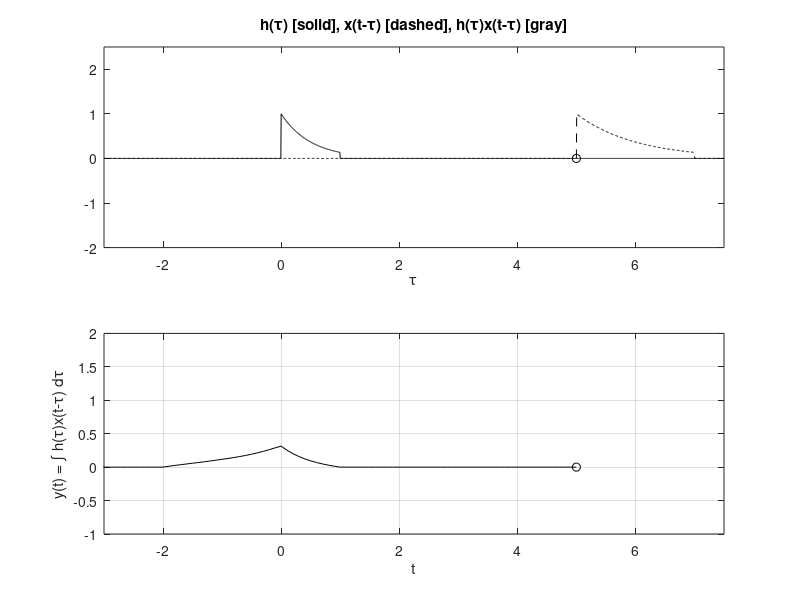

Recreate this plot in MATLAB.

% 3 ===========================================================

%{
% Create figure window and make visible on screen

u = @(t) 1.0*(t>=0);
x = @(t) 0.5*(u(t-4)-u(t-6));
h = @(t) 1.0*(u(t+5)-u(t+4));

dtau = 0.005; tau = -6:dtau:2.5;
ti = 0;
tvec = -5:.1:5;

y = NaN*zeros(1,length(tvec)); % Pre-allocate memory
for t = tvec
ti = ti+1; % Time index
xh = x(t-tau).*h(tau); lxh = length(xh);
y(ti) = sum(xh.*dtau); % Trapezoidal approximation of convolution integral
subplot(2,1,1),plot(tau,h(tau),'k-',tau,x(t-tau),'k--',t,0,'ok');
axis([tau(1) tau(end) -2.0 2.5]);
patch([tau(1:end-1);tau(1:end-1);tau(2:end);tau(2:end)],...
[zeros(1,lxh-1);xh(1:end-1);xh(2:end);zeros(1,lxh-1)],...
[.8 .8 .8],'edgecolor','none');

xlabel('\tau'); title('h(\tau) [solid], x(t-\tau) [dashed], h(\tau)x(t-\tau) [gray]');

c = get(gca,'children'); set(gca,'children',[c(2);c(3);c(4);c(1)]);

subplot(2,1,2),plot(tvec,y,'k',tvec(ti),y(ti),'ok');

xlabel('t');
ylabel('y(t) = \int h(\tau)x(t-\tau) d\tau');
axis([tau(1) tau(end) -1.0 2.0]); grid;
drawnow;
end
%}

% 4 ====================================================================

%{

% Create figure window and make visible on screen
u = @(t) 1.0*(t>=0);
x = @(t) 0.5*(u(t-3)-u(t-5));
h = @(t) 1.0*(u(t+5)-u(t+3));
dtau = 0.005; tau = -6:dtau:2.5;
ti = 0;
tvec = -5:.1:5;
y = NaN*zeros(1,length(tvec)); % Pre-allocate memory
for t = tvec
ti = ti+1; % Time index
xh = x(t-tau).*h(tau); lxh = length(xh);
y(ti) = sum(xh.*dtau); % Trapezoidal approximation of convolution integral
subplot(2,1,1),plot(tau,h(tau),'k-',tau,x(t-tau),'k--',t,0,'ok');
axis([tau(1) tau(end) -2.0 2.5]);
patch([tau(1:end-1);tau(1:end-1);tau(2:end);tau(2:end)],...
[zeros(1,lxh-1);xh(1:end-1);xh(2:end);zeros(1,lxh-1)],...
[.8 .8 .8],'edgecolor','none');
xlabel('\tau'); title('h(\tau) [solid], x(t-\tau) [dashed], h(\tau)x(t-\tau) [gray]');
c = get(gca,'children'); set(gca,'children',[c(2);c(3);c(4);c(1)]);
subplot(2,1,2),plot(tvec,y,'k',tvec(ti),y(ti),'ok');
xlabel('t');
ylabel('y(t) = \int h(\tau)x(t-\tau) d\tau');
axis([tau(1) tau(end) -1.0 2.0]); grid;
drawnow;
end

%}


% 5 =====================================================================


% Create figure window and make visible on screen
u = @(t) 1.0*(t>=0);
x = @(t) exp(t).*(u(t+2)-u(t));
h = @(t) exp(-2*t).*(u(t)-u(t-1));

dtau = 0.005; tau = -3:dtau:7.5;
ti = 0;
tvec = -5:.1:5;
y = NaN*zeros(1,length(tvec)); % Pre-allocate memory

for t = tvec
ti = ti+1; % Time index
xh = x(t-tau).*h(tau); lxh = length(xh);

y(ti) = sum(xh.*dtau); % Trapezoidal approximation of convolution integral

subplot(2,1,1),plot(tau,h(tau),'k-',tau,x(t-tau),'k--',t,0,'ok');
axis([tau(1) tau(end) -2.0 2.5]);
patch([tau(1:end-1);tau(1:end-1);tau(2:end);tau(2:end)],...
[zeros(1,lxh-1);xh(1:end-1);xh(2:end);zeros(1,lxh-1)],...
[.8 .8 .8],'edgecolor','none');
xlabel('\tau'); title('h(\tau) [solid], x(t-\tau) [dashed], h(\tau)x(t-\tau) [gray]');
c = get(gca,'children'); set(gca,'children',[c(2);c(3);c(4);c(1)]);
subplot(2,1,2),plot(tvec,y,'k',tvec(ti),y(ti),'ok');
xlabel('t');
ylabel('y(t) = \int h(\tau)x(t-\tau) d\tau');
axis([tau(1) tau(end) -1.0 2.0]); grid;
drawnow;
end

%}